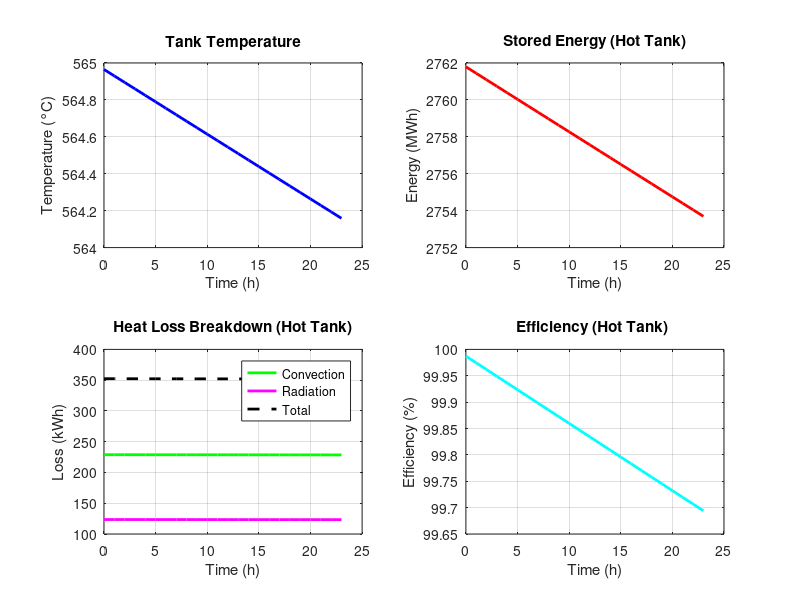

MATLAB code to generate this figure:
clc; clear; close all;
 
%% Geometry (one tank)
D = 32;
r_inner = D/2;
H = 15;
 
A_side   = 2*pi*r_inner*H;
A_top    = pi*r_inner^2;
A_bottom = A_top;
 
%% Temperatures (K)
T_hot  = 565 + 273.15;
T_cold = 290 + 273.15;
T_amb  = 283;
 
%% Molten salt NANO3 60% & KNO3 40%
m_salt = 2.4106e7;
Cp     = 1500;
 
E_tank = m_salt * Cp * (T_hot - T_cold);
 
fprintf('Total Thermal capacity = %.0f MWh\n', E_tank/3.6e9);
 
%% Insulation stack [thickness (m), k (W/m-K)]
layers = [
     0.035  45;     % Carbon steel shell (35 mm)
    0.40   0.35;   % IFB
    0.15   0.04    % Mineral wool
];
 
%% Radial conduction resistance (SIDE)
r_outer = r_inner;
R_side = 0;
 
for j = 1:size(layers,1)
    t = layers(j,1);
    k = layers(j,2);
    r_in = r_outer;
    r_outer = r_outer + t;
    R_side = R_side + log(r_outer/r_in)/(2*pi*k*H);
end
 
%% Planar conduction resistance (TOP & BOTTOM)
R_top = 0;
for j = 1:size(layers,1)
    t = layers(j,1);
    k = layers(j,2);
    R_top = R_top + t/(k*A_top);
end
R_bottom = R_top;
 
%% External heat transfer
h_conv  = 8;
epsilon = 0.8;
sigma   = 5.67e-8;
 
%% Time
dt = 3600;
Nt = 24;
time_h = (0:Nt-1)';
 
%% Initial state (FIXED)
T = T_hot;       % Start at hot temperature
Q = E_tank;      % Stored energy at hot condition
 
Temp = zeros(Nt,1);
Energy = zeros(Nt,1);
Eff = zeros(Nt,1);
Loss_conv = zeros(Nt,1);
Loss_rad  = zeros(Nt,1);
 
%% ===================== TIME LOOP =====================
for i = 1:Nt
 
    %% ---- SIDE WALL (solve Ts via Newton–Raphson)
    Ts = T - 20;
 
    for it = 1:30
        Q_cond_side = (T - Ts)/R_side;
        Q_conv_side = h_conv*A_side*(Ts - T_amb);
        Q_rad_side  = epsilon*sigma*A_side*(Ts^4 - T_amb^4);
 
        f  = Q_cond_side - (Q_conv_side + Q_rad_side);
        df = -1/R_side - h_conv*A_side ...
             - 4*epsilon*sigma*A_side*Ts^3;
 
        Ts_new = Ts - f/df;
        if abs(Ts_new - Ts) < 1e-6
            Ts = Ts_new;
            break;
        end
        Ts = Ts_new;
    end
 
    Q_side = Q_conv_side + Q_rad_side;
 
    %% ---- TOP SURFACE (solve Ts via Newton–Raphson)
    Ts_top = T - 20;
 
    for it = 1:30
        Q_cond_top = (T - Ts_top)/R_top;
        Q_conv_top = h_conv*A_top*(Ts_top - T_amb);
        Q_rad_top  = epsilon*sigma*A_top*(Ts_top^4 - T_amb^4);
 
        f  = Q_cond_top - (Q_conv_top + Q_rad_top);
        df = -1/R_top - h_conv*A_top ...
             - 4*epsilon*sigma*A_top*Ts_top^3;
 
        Ts_new = Ts_top - f/df;
        if abs(Ts_new - Ts_top) < 1e-6
            Ts_top = Ts_new;
            break;
        end
        Ts_top = Ts_new;
    end
 
    Q_top = Q_conv_top + Q_rad_top;
 
    %% ---- BOTTOM SURFACE (solve Ts via Newton–Raphson)
    Ts_bot = T - 20;
 
    for it = 1:30
        Q_cond_bot = (T - Ts_bot)/R_bottom;
        Q_conv_bot = h_conv*A_bottom*(Ts_bot - T_amb);
        Q_rad_bot  = epsilon*sigma*A_bottom*(Ts_bot^4 - T_amb^4);
 
        f  = Q_cond_bot - (Q_conv_bot + Q_rad_bot);
        df = -1/R_bottom - h_conv*A_bottom ...
             - 4*epsilon*sigma*A_bottom*Ts_bot^3;
 
        Ts_new = Ts_bot - f/df;
        if abs(Ts_new - Ts_bot) < 1e-6
            Ts_bot = Ts_new;
            break;
        end
        Ts_bot = Ts_new;
    end
 
    Q_bot = Q_conv_bot + Q_rad_bot;
 
    %% ---- TOTAL HEAT LOSS
    Q_loss = (Q_side + Q_top + Q_bot) * dt;
 
    %% ---- UPDATE ENERGY
    Q = max(Q - Q_loss, 0);
 
    %% ---- UPDATE TEMPERATURE (FIXED)
    T = T_cold + Q/(m_salt*Cp);
    T = max(T, T_cold);
 
    %% ---- STORE
    Temp(i)   = T - 273.15;
    Energy(i) = Q/3.6e9;
    Eff(i)    = 100 * Q/E_tank;
 
    Loss_conv(i) = ((Q_conv_side + Q_conv_top + Q_conv_bot)*dt)/3.6e6;
    Loss_rad(i)  = ((Q_rad_side  + Q_rad_top  + Q_rad_bot )*dt)/3.6e6;
end
 
%% ===================== SUMMARY =====================
Loss_1tank = sum(Loss_conv + Loss_rad)/1000;
 
fprintf('\n24 h results:\n');
fprintf('Hot tank loss  = %.3f MWh\n', Loss_1tank);
fprintf('Hot Tank efficiency = %.2f %%\n', Eff(end));
 
subplot(2,2,1)
plot(time_h,Temp,'b','LineWidth',2)
grid on; xlabel('Time (h)'); ylabel('Temperature (°C)')
title('Tank Temperature')
 
subplot(2,2,2)
plot(time_h,Energy,'r','LineWidth',2)
grid on; xlabel('Time (h)'); ylabel('Energy (MWh)')
title('Stored Energy (Hot Tank)')
 
subplot(2,2,3)
plot(time_h,Loss_conv,'g','LineWidth',2); hold on
plot(time_h,Loss_rad,'m','LineWidth',2)
plot(time_h,Loss_conv+Loss_rad,'k--','LineWidth',2)
grid on; xlabel('Time (h)'); ylabel('Loss (kWh)')
legend('Convection','Radiation','Total')
title('Heat Loss Breakdown (Hot Tank)')
 
subplot(2,2,4)
plot(time_h,Eff,'c','LineWidth',2)
grid on; xlabel('Time (h)'); ylabel('Efficiency (%)')
title('Efficiency (Hot Tank) ')
